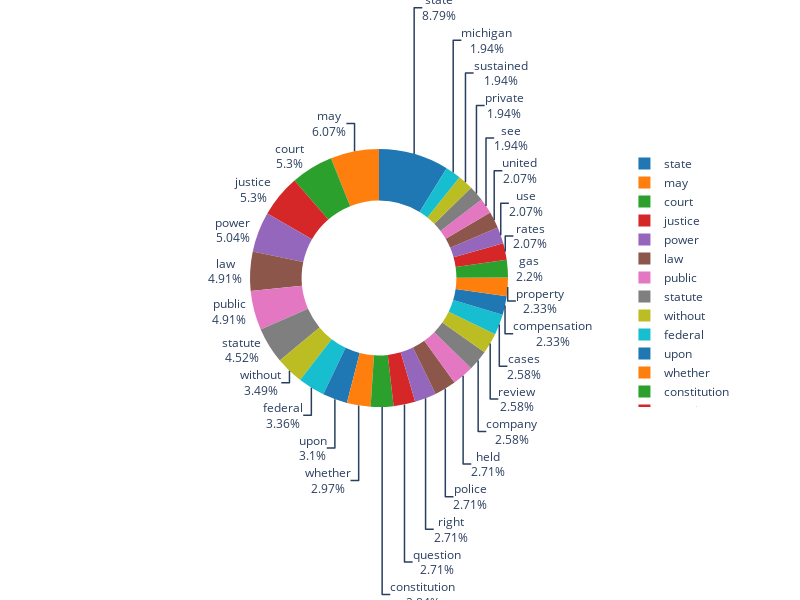

This figure's notebook cell:
### Code cell
n = 30
pal = list(sns.color_palette(palette='tab10', n_colors=n).as_hex())

import plotly.express as px

fig = px.pie(counts_df[0:30], values='count', names='word', color_discrete_sequence=pal)

fig.update_traces(textposition='outside', textinfo='percent+label', hole=.6, hoverinfo='label+percent+name')

fig.update_layout(width=800, height=600, margin=dict(t=0, l=0, r=0, b=0))
fig.show()

### Figure 1 — Plotly figure (JSON) as saved in the notebook; plotly's stock layout.template omitted (floating-point values rounded to 4 significant figures)
{"data": [{"domain": {"x": [0, 1], "y": [0, 1]}, "hole": 0.6, "hoverinfo": "label+percent+name", "hovertemplate": "word=%{label}<br>count=%{value}<extra></extra>", "labels": ["state", "may", "court", "justice", "power", "law", "public", "statute", "without", "federal", "upon", "whether", "constitution", "question", "right", "police", "held", "company", "review", "cases", "compensation", "property", "gas", "rates", "use", "united", "see", "private", "sustained", "michigan"], "legendgroup": "", "name": "", "showlegend": true, "textinfo": "percent+label", "textposition": "outside", "type": "pie", "values": [68, 47, 41, 41, 39, 38, 38, 35, 27, 26, 24, 23, 22, 21, 21, 21, 21, 20, 20, 20, 18, 18, 17, 16, 16, 16, 15, 15, 15, 15]}], "layout": {"height": 600, "legend": {"tracegroupgap": 0}, "margin": {"b": 0, "l": 0, "r": 0, "t": 0}, "piecolorway": ["#1f77b4", "#ff7f0e", "#2ca02c", "#d62728", "#9467bd", "#8c564b", "#e377c2", "#7f7f7f", "#bcbd22", "#17becf", "#1f77b4", "#ff7f0e", "#2ca02c", "#d62728", "#9467bd", "#8c564b", "#e377c2", "#7f7f7f", "#bcbd22", "#17becf", "#1f77b4", "#ff7f0e", "#2ca02c", "#d62728", "#9467bd", "#8c564b", "#e377c2", "#7f7f7f", "#bcbd22", "#17becf"], "width": 800}}
